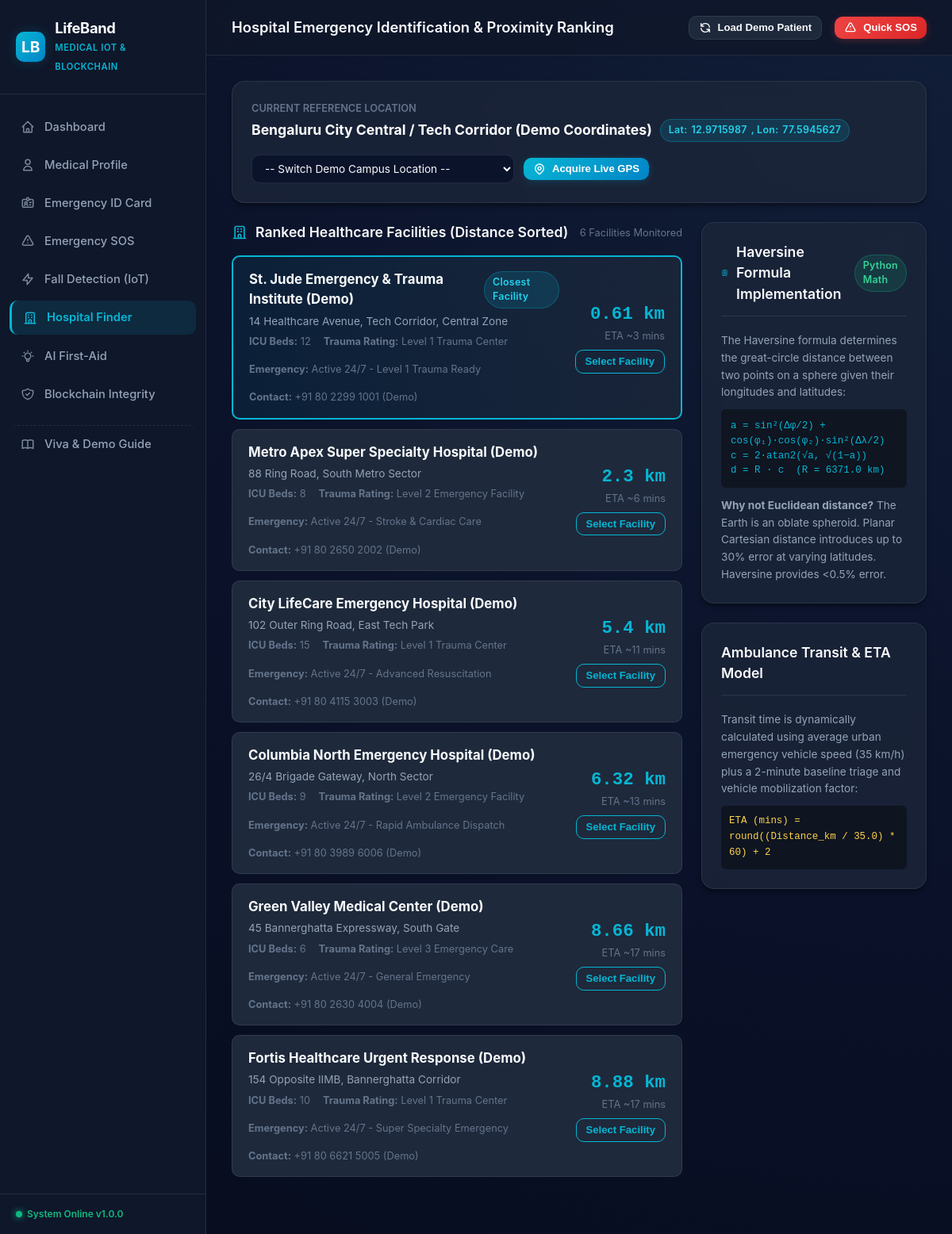
The page /hospitals on the database its author committed.
### tables this page shows
CREATE TABLE hospitals (
    id INTEGER PRIMARY KEY AUTOINCREMENT,
    name TEXT NOT NULL,
    address TEXT NOT NULL,
    latitude REAL NOT NULL,
    longitude REAL NOT NULL,
    contact_phone TEXT NOT NULL,
    emergency_availability TEXT NOT NULL,
    icu_beds_available INTEGER NOT NULL DEFAULT 8,
    trauma_level TEXT NOT NULL DEFAULT 'Level 1 Trauma Center',
    specialties TEXT NOT NULL
);

### app.py (the view)
@app.route("/hospitals")
def hospitals_view():
    lat = request.args.get("lat", default=Config.DEFAULT_LATITUDE, type=float)
    lon = request.args.get("lon", default=Config.DEFAULT_LONGITUDE, type=float)
    ranked_hospitals = find_nearest_hospitals(lat, lon, limit=10)
    return render_template(
        "hospitals.html",
        active_tab="hospitals",
        hospitals=ranked_hospitals,
        current_lat=lat,
        current_lon=lon
    )

### app.py (called while the page is built)
@app.context_processor
def inject_global_template_vars():
    active_patient = get_active_patient()
    active_emergency = get_active_emergency()
    completion = calculate_profile_completion(active_patient)
    return {
        "app_name": Config.APP_NAME,
        "app_tagline": Config.APP_TAGLINE,
        "version": Config.VERSION,
        "active_patient": active_patient,
        "active_emergency": active_emergency,
        "profile_completion": completion,
        "default_lat": Config.DEFAULT_LATITUDE,
        "default_lon": Config.DEFAULT_LONGITUDE,
        "default_location_name": Config.DEFAULT_LOCATION_NAME,
        "demo_locations": get_demo_locations()
    }

### database/db.py (called while the page is built)
def get_db_connection():
    os.makedirs(os.path.dirname(Config.DATABASE_PATH), exist_ok=True)
    conn = sqlite3.connect(Config.DATABASE_PATH)
    conn.row_factory = sqlite3.Row
    conn.execute("PRAGMA foreign_keys = ON;")
    return conn

def dict_from_row(row):
    if row is None:
        return None
    return {key: row[key] for key in row.keys()}

### services/emergency_service.py (called while the page is built, shortened)
def get_active_emergency() -> Optional[Dict]:
    conn = get_db_connection()
    try:
        cursor = conn.cursor()
        cursor.execute("""
            SELECT e.*, p.full_name, p.blood_group, p.allergies, p.chronic_diseases,
                   p.emergency_contact_name, p.emergency_contact_phone
            FROM emergency_events e
            JOIN patients p ON e.patient_id = p.id
            WHERE e.status = 'ACTIVE'
            ORDER BY e.id DESC
            LIMIT 1
        """)
        row = cursor.fetchone()
        if not row:
            return None
    finally:
        conn.close()

### services/gps_service.py (called while the page is built)
def haversine_distance(lat1: float, lon1: float, lat2: float, lon2: float) -> float:
    phi1 = math.radians(lat1)
    phi2 = math.radians(lat2)
    delta_phi = math.radians(lat2 - lat1)
    delta_lambda = math.radians(lon2 - lon1)
    a = (math.sin(delta_phi / 2.0) ** 2 +
         math.cos(phi1) * math.cos(phi2) * math.sin(delta_lambda / 2.0) ** 2)
    c = 2.0 * math.atan2(math.sqrt(a), math.sqrt(max(0.0, 1.0 - a)))
    distance_km = EARTH_RADIUS_KM * c
    return round(distance_km, 2)

def calculate_ambulance_eta(distance_km: float, speed_kmph: float = Config.AVERAGE_AMBULANCE_SPEED_KMPH) -> int:
    if distance_km <= 0:
        return 2
    travel_time_hours = distance_km / max(10.0, speed_kmph)
    travel_time_minutes = travel_time_hours * 60.0
    total_eta = round(travel_time_minutes + 2.0)
    return max(2, total_eta)

### templates/hospitals.html (shortened to what this page needs)
{% extends "base.html" %}
{% block page_title %}Hospital Emergency Identification & Proximity Ranking{% endblock %}
{% block content %}
<div class="card" style="margin-bottom: 24px;">
  <div style="display: flex; justify-content: space-between; align-items: center; flex-wrap: wrap; gap: 16px;">
    <div>
      <div style="font-size: 0.8rem; color: var(--text-muted); text-transform: uppercase; font-weight: 600;">
        Current Reference Location
      </div>
      <div style="display: flex; align-items: center; gap: 10px; margin-top: 4px;">
        <span style="font-size: 1.1rem; font-weight: 700; color: #fff;" id="currentLocationName">
          {{ default_location_name }}
        </span>
        <span class="badge badge-teal">
          Lat: <span id="currentLatDisplay">{{ current_lat }}</span>, Lon: <span id="currentLonDisplay">{{ current_lon }}</span>
        </span>
      </div>
    </div>
    <div style="display: flex; gap: 12px; align-items: center; flex-wrap: wrap;">
      <select id="demoLocationSelect" class="form-control" style="width: auto; padding: 8px 12px; font-size: 0.85rem;">
        <option value="">-- Switch Demo Campus Location --</option>
      </select>
      <button class="btn btn-sm btn-primary" onclick="requestLiveBrowserLocation()">
        Acquire Live GPS
      </button>
    </div>
  </div>
</div>
<div class="grid-cols-2-1">
  <div>
    <div class="card-header" style="border: none; padding-bottom: 0; margin-bottom: 16px;">
      <h3 class="card-title">
        <svg width="20" height="20" fill="none" viewBox="0 0 24 24" stroke="currentColor">
          <path stroke-linecap="round" stroke-linejoin="round" stroke-width="2" d="M19 21V5a2 2 0 00-2-2H7a2 2 0 00-2 2v16m14 0h2m-2 0h-5m-9 0H3m2 0h5M9 7h1m-1 4h1m4-4h1m-1 4h1m-5 10v-5a1 1 0 011-1h2a1 1 0 011 1v5m-4 0h4"/>
        </svg>
        Ranked Healthcare Facilities (Distance Sorted)
      </h3>
      <span style="font-size: 0.8rem; color: var(--text-muted);">{{ hospitals|length }} Facilities Monitored</span>
    </div>
    <div id="hospitalListContainer">
      {% for h in hospitals %}
        <div class="hospital-item {% if loop.first %}nearest{% endif %}">
          <div style="flex: 1;">
            <div style="display: flex; align-items: center; gap: 8px; margin-bottom: 4px;">
              <h4 style="font-weight: 700; color: var(--text-primary); font-size: 1.05rem;">{{ h.name }}</h4>
              {% if loop.first %}<span class="badge badge-teal">Closest Facility</span>{% endif %}
            </div>
            <p style="font-size: 0.85rem; color: var(--text-secondary); margin-bottom: 6px;">{{ h.address }}</p>
            <div style="display: flex; gap: 16px; font-size: 0.8rem; color: var(--text-muted); flex-wrap: wrap;">
              <span><strong>ICU Beds:</strong> {{ h.icu_beds_available }}</span>
              <span><strong>Trauma Rating:</strong> {{ h.trauma_level }}</span>
              <span><strong>Emergency:</strong> {{ h.emergency_availability }}</span>
              <span><strong>Contact:</strong> {{ h.contact_phone }}</span>
            </div>
          </div>
          <div style="text-align: right; margin-left: 20px;">
            <div style="font-size: 1.4rem; font-weight: 800; color: var(--teal-primary); font-family: var(--font-mono);">
              {{ h.distance_km }} km
            </div>
            <div style="font-size: 0.8rem; color: var(--text-muted); margin-bottom: 8px;">
              ETA ~{{ h.estimated_eta_mins }} mins
            </div>
            <button class="btn btn-sm btn-outline-teal" onclick="selectHospitalForEmergency({{ h.id }})">
              Select Facility
            </button>
          </div>
        </div>
      {% endfor %}
    </div>
  </div>
  <div style="display: flex; flex-direction: column; gap: 24px;">
    <div class="card">
      <div class="card-header">
        <h3 class="card-title">
          <svg width="18" height="18" fill="none" viewBox="0 0 24 24" stroke="currentColor">
            <path stroke-linecap="round" stroke-linejoin="round" stroke-width="2" d="M9 7h6m0 10v-3m-3 3h.01M9 17h.01M9 14h.01M12 14h.01M15 11h.01M12 11h.01M9 11h.01M7 21h10a2 2 0 002-2V5a2 2 0 00-2-2H7a2 2 0 00-2 2v14a2 2 0 002 2z"/>
          </svg>
          Haversine Formula Implementation
        </h3>
        <span class="badge badge-verified">Python Math</span>
      </div>
      <div style="font-size: 0.85rem; color: var(--text-secondary); line-height: 1.6;">
        <p style="margin-bottom: 10px;">
          The Haversine formula determines the great-circle distance between two points on a sphere given their longitudes and latitudes:
        </p>
        <div style="background: rgba(0,0,0,0.4); padding: 12px; border-radius: var(--radius-sm); font-family: var(--font-mono); font-size: 0.78rem; color: var(--teal-primary); margin-bottom: 12px; line-height: 1.5;">
          a = sin²(Δφ/2) + cos(φ₁)·cos(φ₂)·sin²(Δλ/2)<br>
          c = 2·atan2(√a, √(1−a))<br>
          d = R · c &nbsp;(R = 6371.0 km)
        </div>
        <p>
          <strong>Why not Euclidean distance?</strong> The Earth is an oblate spheroid. Planar Cartesian distance introduces up to 30% error at varying latitudes. Haversine provides &lt;0.5% error.
        </p>
      </div>
    </div>
    <div class="card">
      <div class="card-header">
        <h3 class="card-title">Ambulance Transit & ETA Model</h3>
      </div>
      <div style="font-size: 0.85rem; color: var(--text-secondary); line-height: 1.6;">
        <p style="margin-bottom: 10px;">
          Transit time is dynamically calculated using average urban emergency vehicle speed (35 km/h) plus a 2-minute baseline triage and vehicle mobilization factor:
        </p>
        <div style="background: rgba(0,0,0,0.4); padding: 10px; border-radius: var(--radius-sm); font-family: var(--font-mono); font-size: 0.78rem; color: #FCD34D;">
          ETA (mins) = round((Distance_km / 35.0) * 60) + 2
        </div>
      </div>
    </div>
  </div>
</div>
{% endblock %}

### static/css/style.css (style rules this page uses)
:root { --bg-primary: #0A1128; --bg-secondary: #0F172A; --bg-tertiary: #1E293B; --bg-card: rgba(30, 41, 59, 0.7); --bg-card-hover: rgba(51, 65, 85, 0.8); --bg-input: #0B132B; --border-color: rgba(148, 163, 184, 0.15); --border-focus: rgba(6, 182, 212, 0.6); --teal-primary: #06B6D4; --teal-glow: rgba(6, 182, 212, 0.2); --cyan-accent: #0EA5E9; --emerald-accent: #10B981; --amber-warning: #F59E0B; --rose-danger: #EF4444; --rose-glow: rgba(239, 68, 68, 0.25); --text-primary: #F8FAFC; --text-secondary: #94A3B8; --text-muted: #64748B; --font-family: -apple-system, BlinkMacSystemFont, "Segoe UI", Roboto, "Helvetica Neue", Arial, sans-serif; --font-mono: "SFMono-Regular", Consolas, "Liberation Mono", Menlo, Courier, monospace; --sidebar-width: 260px; --header-height: 70px; --radius-sm: 6px; --radius-md: 10px; --radius-lg: 16px; --radius-full: 9999px; --shadow-sm: 0 1px 2px 0 rgba(0, 0, 0, 0.3); --shadow-md: 0 4px 6px -1px rgba(0, 0, 0, 0.4), 0 2px 4px -1px rgba(0, 0, 0, 0.2); --shadow-lg: 0 10px 15px -3px rgba(0, 0, 0, 0.5), 0 4px 6px -2px rgba(0, 0, 0, 0.3); --transition-fast: 0.15s ease; --transition-normal: 0.25s ease; }
*, *::before, *::after { box-sizing: border-box; margin: 0; padding: 0; }
body { font-family: var(--font-family); background: radial-gradient(circle at top right, #111e38 0%, #0a1128 60%, #070c1d 100%); color: var(--text-primary); min-height: 100vh; line-height: 1.5; -webkit-font-smoothing: antialiased; overflow-x: hidden; }
.card { background-color: var(--bg-card); backdrop-filter: blur(10px); border: 1px solid var(--border-color); border-radius: var(--radius-lg); padding: 24px; box-shadow: var(--shadow-md); transition: transform var(--transition-fast), border-color var(--transition-fast); }
.card-header { display: flex; align-items: center; justify-content: space-between; margin-bottom: 20px; padding-bottom: 14px; border-bottom: 1px solid var(--border-color); }
.card-title { font-size: 1.1rem; font-weight: 600; color: var(--text-primary); display: flex; align-items: center; gap: 10px; }
.card-title svg { color: var(--teal-primary); }
.grid-cols-2-1 { display: grid; grid-template-columns: 2fr 1fr; gap: 24px; margin-bottom: 28px; }
.btn { display: inline-flex; align-items: center; justify-content: center; gap: 8px; padding: 10px 18px; font-size: 0.9rem; font-weight: 600; border-radius: var(--radius-md); border: none; cursor: pointer; text-decoration: none; transition: all var(--transition-fast); line-height: 1.2; }
.btn-sm { padding: 6px 12px; font-size: 0.82rem; }
.btn-primary { background: linear-gradient(135deg, var(--teal-primary), #0284c7); color: #fff; box-shadow: 0 2px 10px var(--teal-glow); }
.btn-outline-teal { background: transparent; color: var(--teal-primary); border: 1px solid var(--teal-primary); }
.badge { display: inline-flex; align-items: center; gap: 5px; padding: 4px 10px; border-radius: var(--radius-full); font-size: 0.78rem; font-weight: 600; letter-spacing: 0.02em; }
.badge-verified { background-color: rgba(16, 185, 129, 0.15); color: #34D399; border: 1px solid rgba(16, 185, 129, 0.3); }
.badge-teal { background-color: rgba(6, 182, 212, 0.15); color: #22D3EE; border: 1px solid rgba(6, 182, 212, 0.3); }
.form-control { width: 100%; padding: 11px 14px; background-color: var(--bg-input); border: 1px solid var(--border-color); border-radius: var(--radius-md); color: var(--text-primary); font-size: 0.92rem; font-family: inherit; transition: border-color var(--transition-fast), box-shadow var(--transition-fast); }
.hospital-item { display: flex; align-items: center; justify-content: space-between; padding: 16px 20px; background-color: var(--bg-tertiary); border: 1px solid var(--border-color); border-radius: var(--radius-md); margin-bottom: 12px; transition: transform var(--transition-fast); }
.hospital-item.nearest { border: 2px solid var(--teal-primary); background: linear-gradient(90deg, rgba(6, 182, 212, 0.08) 0%, rgba(30, 41, 59, 0.7) 100%); }

### rows shown on the page
hospitals: name "St. Jude Emergency & Trauma Institute (Demo)", shows "Closest Facility", address "14 Healthcare Avenue, Tech Corridor, Central Zone", icu_beds_available "12", trauma_level "Level 1 Trauma Center", emergency_availability "Active 24/7 - Level 1 Trauma Ready", contact_phone "+91 80 2299 1001 (Demo)", distance_km "0.61", estimated_eta_mins "3"
hospitals: name "Metro Apex Super Specialty Hospital (Demo)", address "88 Ring Road, South Metro Sector", icu_beds_available "8", trauma_level "Level 2 Emergency Facility", emergency_availability "Active 24/7 - Stroke & Cardiac Care", contact_phone "+91 80 2650 2002 (Demo)", distance_km "2.3", estimated_eta_mins "6"
hospitals: name "City LifeCare Emergency Hospital (Demo)", address "102 Outer Ring Road, East Tech Park", icu_beds_available "15", trauma_level "Level 1 Trauma Center", emergency_availability "Active 24/7 - Advanced Resuscitation", contact_phone "+91 80 4115 3003 (Demo)", distance_km "5.4", estimated_eta_mins "11"
hospitals: name "Columbia North Emergency Hospital (Demo)", address "26/4 Brigade Gateway, North Sector", icu_beds_available "9", trauma_level "Level 2 Emergency Facility", emergency_availability "Active 24/7 - Rapid Ambulance Dispatch", contact_phone "+91 80 3989 6006 (Demo)", distance_km "6.32", estimated_eta_mins "13"
hospitals: name "Green Valley Medical Center (Demo)", address "45 Bannerghatta Expressway, South Gate", icu_beds_available "6", trauma_level "Level 3 Emergency Care", emergency_availability "Active 24/7 - General Emergency", contact_phone "+91 80 2630 4004 (Demo)", distance_km "8.66", estimated_eta_mins "17"
hospitals: name "Fortis Healthcare Urgent Response (Demo)", address "154 Opposite IIMB, Bannerghatta Corridor", icu_beds_available "10", trauma_level "Level 1 Trauma Center", emergency_availability "Active 24/7 - Super Specialty Emergency", contact_phone "+91 80 6621 5005 (Demo)", distance_km "8.88", estimated_eta_mins "17"

### other values the page prints
{{ version }} "1.0.0"
{{ default_location_name }} "Bengaluru City Central / Tech Corridor (Demo Coordinates)"
{{ current_lat }} "12.9715987"
{{ current_lon }} "77.5945627"
{{ hospitals|length }} "6"
